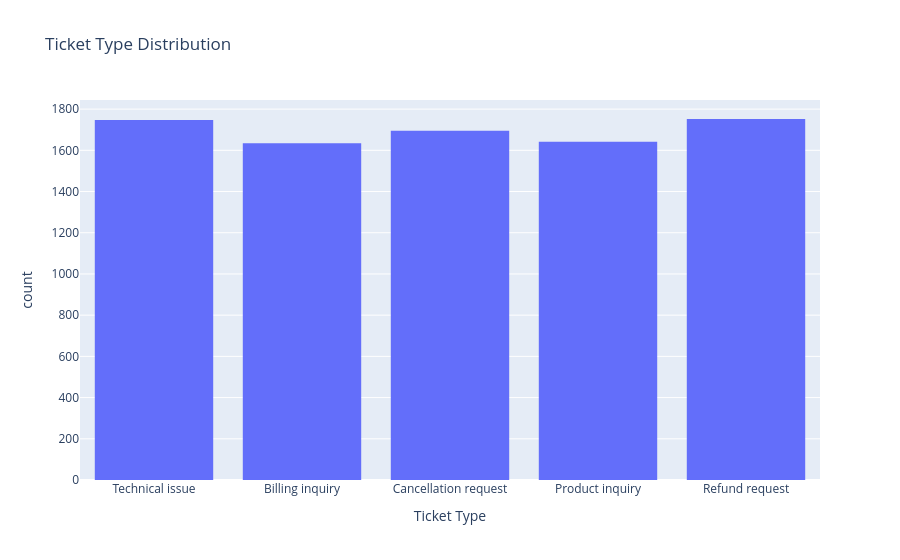
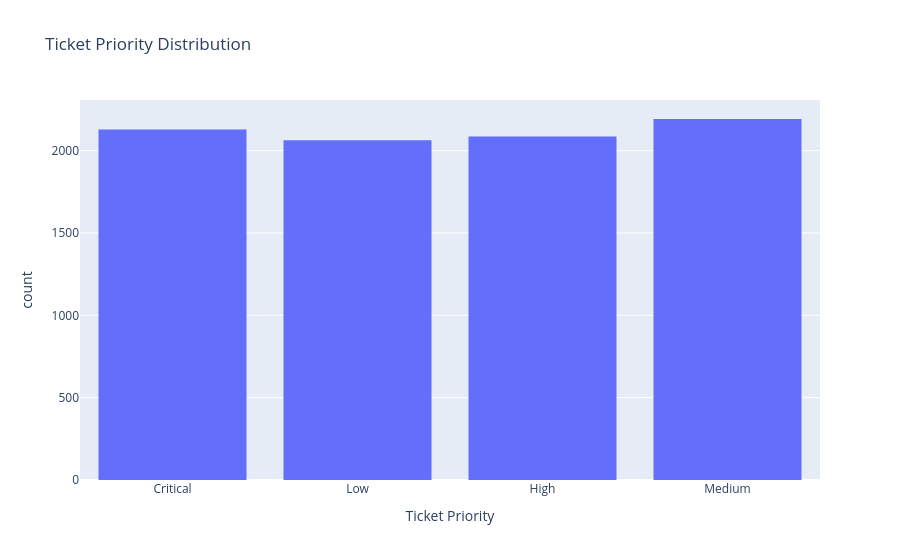
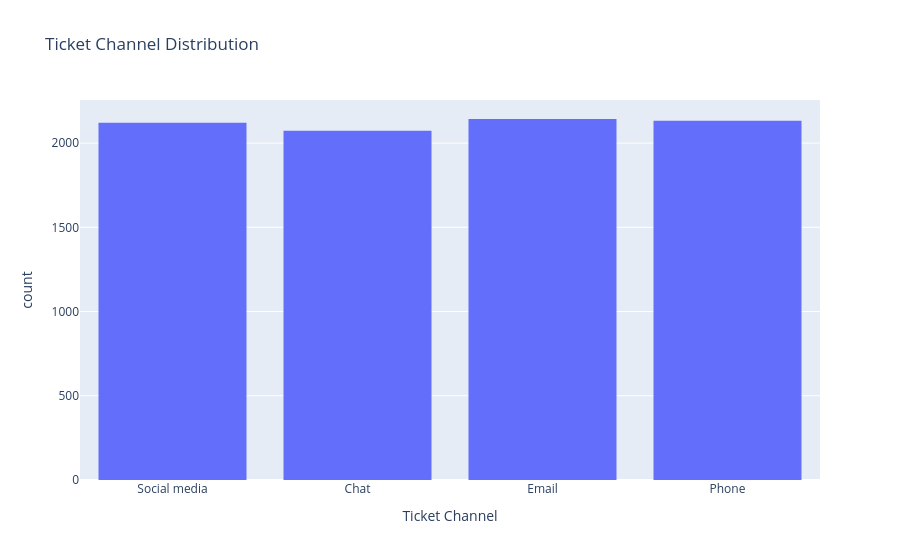
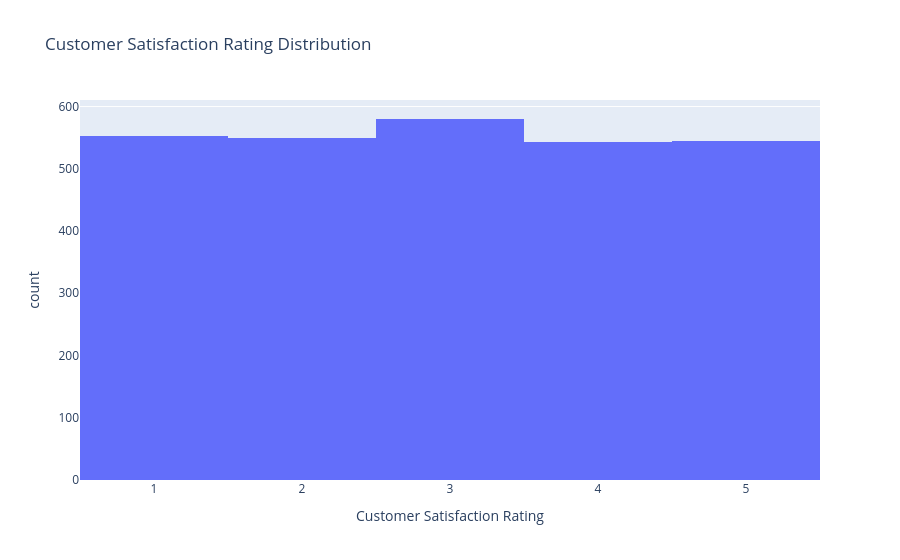

The notebook cell these images were saved under, in order:
### Code cell
for col in categorical_cols:
    fig = px.histogram(df, x=col, title=f"{col} Distribution")
    fig.show()

### Figure 1 — Plotly figure (JSON) as saved in the notebook; plotly's stock layout.template omitted (floating-point values rounded to 4 significant figures; data arrays with more than 128 entries replaced by an {"elided": "..."} marker saying what was removed)
{"data": [{"bingroup": "x", "hovertemplate": "Ticket Type=%{x}<br>count=%{y}<extra></extra>", "legendgroup": "", "marker": {"color": "#636efa", "pattern": {"shape": ""}}, "name": "", "orientation": "v", "showlegend": false, "type": "histogram", "x": {"elided": "8469 str values"}, "xaxis": "x", "yaxis": "y"}], "layout": {"barmode": "relative", "legend": {"tracegroupgap": 0}, "title": {"text": "Ticket Type Distribution"}, "xaxis": {"anchor": "y", "domain": [0, 1], "title": {"text": "Ticket Type"}}, "yaxis": {"anchor": "x", "domain": [0, 1], "title": {"text": "count"}}}}

### Figure 2 — Plotly figure (JSON) as saved in the notebook; plotly's stock layout.template omitted (floating-point values rounded to 4 significant figures; data arrays with more than 128 entries replaced by an {"elided": "..."} marker saying what was removed)
{"data": [{"bingroup": "x", "hovertemplate": "Ticket Priority=%{x}<br>count=%{y}<extra></extra>", "legendgroup": "", "marker": {"color": "#636efa", "pattern": {"shape": ""}}, "name": "", "orientation": "v", "showlegend": false, "type": "histogram", "x": {"elided": "8469 str values"}, "xaxis": "x", "yaxis": "y"}], "layout": {"barmode": "relative", "legend": {"tracegroupgap": 0}, "title": {"text": "Ticket Priority Distribution"}, "xaxis": {"anchor": "y", "domain": [0, 1], "title": {"text": "Ticket Priority"}}, "yaxis": {"anchor": "x", "domain": [0, 1], "title": {"text": "count"}}}}

### Figure 3 — Plotly figure (JSON) as saved in the notebook; plotly's stock layout.template omitted (floating-point values rounded to 4 significant figures; data arrays with more than 128 entries replaced by an {"elided": "..."} marker saying what was removed)
{"data": [{"bingroup": "x", "hovertemplate": "Ticket Channel=%{x}<br>count=%{y}<extra></extra>", "legendgroup": "", "marker": {"color": "#636efa", "pattern": {"shape": ""}}, "name": "", "orientation": "v", "showlegend": false, "type": "histogram", "x": {"elided": "8469 str values"}, "xaxis": "x", "yaxis": "y"}], "layout": {"barmode": "relative", "legend": {"tracegroupgap": 0}, "title": {"text": "Ticket Channel Distribution"}, "xaxis": {"anchor": "y", "domain": [0, 1], "title": {"text": "Ticket Channel"}}, "yaxis": {"anchor": "x", "domain": [0, 1], "title": {"text": "count"}}}}

### Figure 4 — Plotly figure (JSON) as saved in the notebook; plotly's stock layout.template omitted (floating-point values rounded to 4 significant figures; data arrays with more than 128 entries replaced by an {"elided": "..."} marker saying what was removed)
{"data": [{"bingroup": "x", "hovertemplate": "Customer Satisfaction Rating=%{x}<br>count=%{y}<extra></extra>", "legendgroup": "", "marker": {"color": "#636efa", "pattern": {"shape": ""}}, "name": "", "orientation": "v", "showlegend": false, "type": "histogram", "x": {"elided": "8469 float values"}, "xaxis": "x", "yaxis": "y"}], "layout": {"barmode": "relative", "legend": {"tracegroupgap": 0}, "title": {"text": "Customer Satisfaction Rating Distribution"}, "xaxis": {"anchor": "y", "domain": [0, 1], "title": {"text": "Customer Satisfaction Rating"}}, "yaxis": {"anchor": "x", "domain": [0, 1], "title": {"text": "count"}}}}
